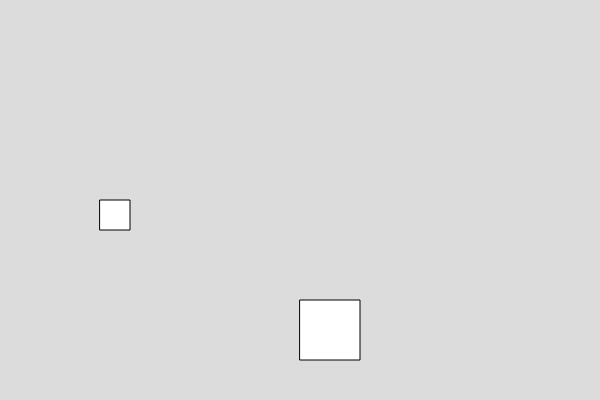
Frame 1 (no input)
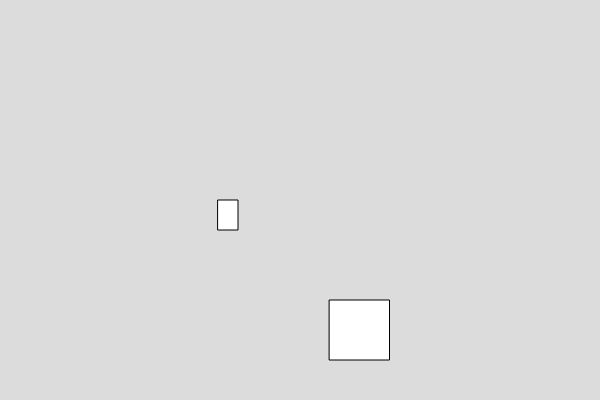
Frame 60 (no input)
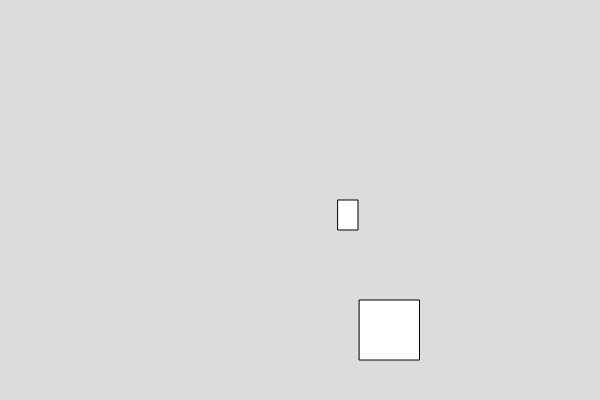
Frame 120 (the mouse pressed at the canvas centre since frame 60)

The p5.js sketch that drew these frames (run headless with seeded random() and noise() and a simulated clock; from frame 60 on, the mouse is pressed at the canvas centre):

// p5.js sketch
// ── sketch.js

var box1;
var box2

function setup() {
  createCanvas(600, 400);
   box1 = new Box(100,200,30,30)
   box2 = new Box(300,300,60,60)
}

function draw() {
  background(220);
box1.show()
box1.set_width(20)
box1.set_velocity(2)

box2.show()
box2.set_width(60)
box2.set_velocity(0.5)
}


// ── box.js
class Box
  {
    constructor(x,y,www,h)
    {
      this.x =x;
      this.y = y
      this.www = www;
      this.h = h;
    }
    
    show()
    {
      console.log("hello"+this.x+" "+this.y+" "+this.www+" "+this.h)
      rect(this.x,this.y,this.www,this.h)
    }
    
    //write function to set the width of the box
    set_width(v){
      this.www = v
    }
    set_velocity(y){
      this.x = y+this.x
    }

  }

  
